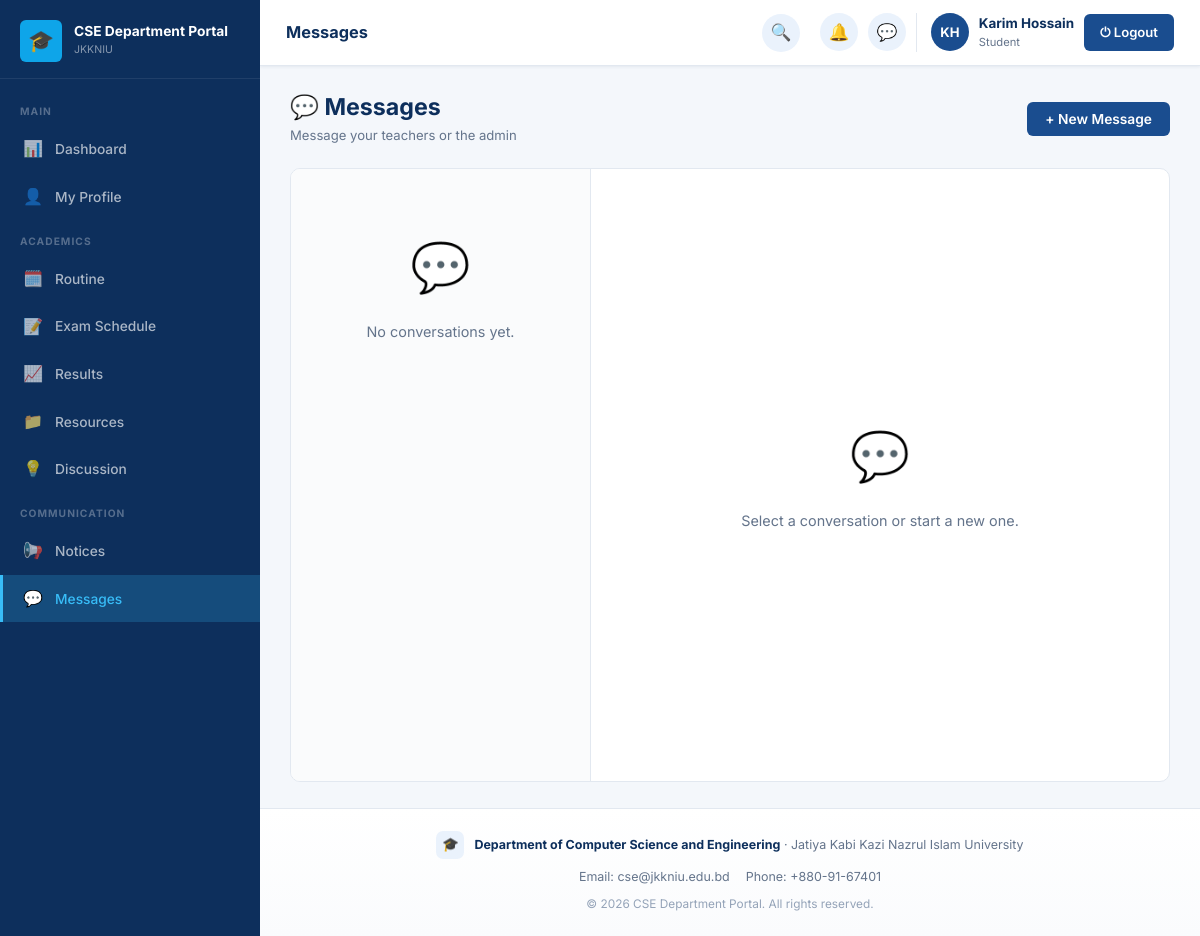
/student/messages.php (signed in), run on the app's committed database.
### tables this page shows
CREATE TABLE settings (
    id INT AUTO_INCREMENT PRIMARY KEY,
    portal_name VARCHAR(150) NOT NULL DEFAULT 'CSE Department Portal',
    university_name VARCHAR(200) NOT NULL DEFAULT 'Jatiya Kabi Kazi Nazrul Islam University',
    department_name VARCHAR(200) NOT NULL DEFAULT 'Department of Computer Science and Engineering',
    description TEXT DEFAULT NULL,
    contact_info TEXT DEFAULT NULL,
    logo VARCHAR(255) DEFAULT NULL
);

### app/classes/SettingsModel.php (called while the page is built, shortened)
<?php
class SettingsModel
{
    private PDO $db;
    public function __construct()
    {
        $this->db = Database::getInstance()->getConnection();
    }
    public function get(): array
    {
        $stmt = $this->db->query("SELECT * FROM settings ORDER BY id LIMIT 1");
        $row = $stmt->fetch();
        return $row;
    }
}

### app/classes/Database.php (called while the page is built, shortened)
<?php
class Database
{
    private static ?Database $instance = null;
    private PDO $connection;
    private function __construct()
    {
        $dsn = 'mysql:host=' . DB_HOST . ';dbname=' . DB_NAME . ';charset=' . DB_CHARSET;
        $options = [
            PDO::ATTR_ERRMODE            => PDO::ERRMODE_EXCEPTION,
            PDO::ATTR_DEFAULT_FETCH_MODE => PDO::FETCH_ASSOC,
            PDO::ATTR_EMULATE_PREPARES   => false,
        ];
        $this->connection = new PDO($dsn, DB_USER, DB_PASS, $options);
    }
    public static function getInstance(): Database
    {
        if (self::$instance === null) {
            self::$instance = new self();
        }
        return self::$instance;
    }
    public function getConnection(): PDO
    {
        return $this->connection;
    }
}

### config/config.php (called while the page is built, shortened)
<?php
spl_autoload_register(function ($class) {
    $paths = [
        ROOT_PATH . '/app/classes/' . $class . '.php',
        ROOT_PATH . '/app/models/' . $class . '.php',
        ROOT_PATH . '/app/controllers/' . $class . '.php',
    ];
    foreach ($paths as $path) {
        if (file_exists($path)) {
            return;
        }
    }
});

### student/messages.php (the view, shortened to what this page needs)
<?php
require_once '../config/database.php';
$messageModel = new MessageModel();
$userModel    = new User();
$myId         = Auth::userId();
$conversations = $messageModel->conversationList($myId);
$activeWith    = intval($_GET['with'] ?? 0);
$activeUser    = $activeWith ? $userModel->findById($activeWith) : null;
$thread        = $activeWith ? $messageModel->conversation($myId, $activeWith) : [];
$currentPage = 'Messages';
include '../includes/header.php';
?>
<div class="portal-layout">
<?php include '../includes/sidebar.php'; ?>
<div class="main-content">
<?php include '../includes/navbar.php'; ?>
<div class="page-content">
<div class="page-header">
    <div><h2>💬 Messages</h2><div class="page-subtitle">Message your teachers or the admin</div></div>
    <button class="btn btn-primary" onclick="openModal('newMsgModal')">+ New Message</button>
</div>
<div class="messaging-layout">
    <div class="conversation-list">
        <?php if (empty($conversations)): ?>
            <div class="empty-state"><div class="empty-icon">💬</div><p>No conversations yet.</p></div>
        <?php else: foreach ($conversations as $c): ?>
        <a href="?with=<?= $c['id'] ?>" class="conversation-item <?= $activeWith==$c['id']?'active':'' ?>">
            <div class="user-avatar"><?= Helper::initials($c['name']) ?></div>
            <div style="flex:1;min-width:0">
                <div class="conversation-name"><?= htmlspecialchars($c['name']) ?> <span class="badge badge-gray" style="text-transform:capitalize;margin-left:4px"><?= htmlspecialchars($c['role']) ?></span></div>
                <div class="conversation-preview"><?= htmlspecialchars($c['last_message'] ?: '📎 Attachment') ?></div>
                <div class="conversation-time"><?= $c['last_time'] ? Helper::timeAgo($c['last_time']) : '' ?></div>
            </div>
        </a>
        <?php endforeach; endif; ?>
    </div>
    <div class="chat-panel">
        <?php if ($activeUser): ?>
        <div class="chat-header">
            <div class="user-avatar"><?= Helper::initials($activeUser['name']) ?></div>
            <div><div style="font-weight:700;color:var(--primary-dark)"><?= htmlspecialchars($activeUser['name']) ?></div><div style="font-size:0.74rem;color:var(--text-muted);text-transform:capitalize"><?= htmlspecialchars($activeUser['role']) ?></div></div>
        </div>
        <div class="chat-messages">
            <?php if (empty($thread)): ?>
                <div class="empty-state"><p>No messages yet. Say hello!</p></div>
            <?php else: foreach ($thread as $m): ?>
            <?php $files = $messageModel->getFiles($m['message_id']); $isMe = $m['sender_id']==$myId; ?>
            <div class="chat-bubble <?= $isMe?'sent':'received' ?>">
                <?php if (!empty($m['message'])): ?><?= nl2br(htmlspecialchars($m['message'])) ?><?php endif; ?>
                <?php foreach ($files as $f): ?><a href="<?= UPLOAD_URL . htmlspecialchars($f['file_path']) ?>" target="_blank" class="chat-attachment-link"><?= Helper::fileIcon($f['file_path']) ?> File</a><?php endforeach; ?>
                <div class="chat-bubble-time"><?= Helper::formatDate($m['created_at'], 'M j, g:i A') ?></div>
            </div>
            <?php endforeach; endif; ?>
        </div>
        <form method="POST" enctype="multipart/form-data" class="chat-input-row" id="chatForm">
            <input type="hidden" name="action" value="send">
            <input type="hidden" name="receiver_id" value="<?= $activeUser['id'] ?>">
            <input type="text" name="message" id="chatMessageInput" class="form-control" placeholder="Type a message...">
            <label class="btn btn-sm btn-outline" style="cursor:pointer">📎<input type="file" name="attachment" id="chatAttachInput" style="display:none"></label>
            <span id="chatAttachName" class="chat-attach-name"></span>
            <button type="submit" class="btn btn-primary">Send</button>
        </form>
        <?php else: ?>
        <div class="empty-state" style="margin:auto"><div class="empty-icon">💬</div><p>Select a conversation or start a new one.</p></div>
        <?php endif; ?>
    </div>
</div>
</div>
<?php include '../includes/footer.php'; ?>

### includes/sidebar.php (shortened to what this page needs)
<?php
$role         = $_SESSION['role'] ?? 'guest';
$currentPage  = $currentPage ?? '';
$sidebarClass = 'sidebar sidebar-' . $role;
$settingsModel = $settingsModel ?? new SettingsModel();
$settings      = $settings ?? $settingsModel->get();
function navItem($href, $icon, $label, $current, $badge = null) {
    $active = ($current === $label) ? ' active' : '';
    $badgeHtml = $badge ? '<span class="nav-badge">' . $badge . '</span>' : '';
    return '<a href="' . htmlspecialchars($href) . '" class="nav-item' . $active . '">
        <span class="nav-icon">' . $icon . '</span>
        <span>' . htmlspecialchars($label) . '</span>' . $badgeHtml . '
    </a>';
}
$pendingUsersCount  = 0;
$pendingReqCount    = 0;
$totalPendingBadge = ($pendingUsersCount + $pendingReqCount) ?: null;
?>
<aside class="<?= $sidebarClass ?>">
    <div class="sidebar-brand">
        <div class="brand-logo">
            <div class="brand-icon">
                <?php if (!empty($settings['logo'])): ?>
                    <img src="<?= UPLOAD_URL . htmlspecialchars($settings['logo']) ?>" alt="">
                <?php else: ?>🎓<?php endif; ?>
            </div>
            <div class="brand-text">
                <div class="brand-name"><?= htmlspecialchars($settings['portal_name'] ?? 'CSE Department Portal') ?></div>
                <div class="brand-univ">JKKNIU</div>
            </div>
        </div>
    </div>
    <nav class="sidebar-nav">
    <?php if ($role === 'admin'): ?>
        <div class="nav-section-label">Main</div>
        <?= navItem(BASE_URL.'admin/dashboard.php', '📊', 'Dashboard', $currentPage) ?>
        <?= navItem(BASE_URL.'admin/approvals.php', '✅', 'Approvals', $currentPage, $totalPendingBadge) ?>
        <div class="nav-section-label">User Management</div>
        <?= navItem(BASE_URL.'admin/students.php', '🎓', 'Students', $currentPage) ?>
        <?= navItem(BASE_URL.'admin/teachers.php', '👨‍🏫', 'Teachers', $currentPage) ?>
        <div class="nav-section-label">Academics</div>
        <?= navItem(BASE_URL.'admin/batches.php', '🗂️', 'Batches', $currentPage) ?>
        <?= navItem(BASE_URL.'admin/courses.php', '📚', 'Courses', $currentPage) ?>
        <?= navItem(BASE_URL.'admin/course_assignments.php', '🔗', 'Course Assignment', $currentPage) ?>
        <?= navItem(BASE_URL.'admin/routine.php', '🗓️', 'Routine', $currentPage) ?>
        <?= navItem(BASE_URL.'admin/exam_schedules.php', '📝', 'Exam Schedules', $currentPage) ?>
        <?= navItem(BASE_URL.'admin/results.php', '📈', 'Final Results', $currentPage) ?>
        <div class="nav-section-label">Communication</div>
        <?= navItem(BASE_URL.'admin/notices.php', '📢', 'Notices', $currentPage) ?>
        <?= navItem(BASE_URL.'admin/discussions.php', '💡', 'Discussion', $currentPage) ?>
        <?= navItem(BASE_URL.'admin/messages.php', '💬', 'Messages', $currentPage) ?>
        <div class="nav-section-label">System</div>
        <?= navItem(BASE_URL.'admin/settings.php', '⚙️', 'Settings', $currentPage) ?>
    <?php elseif ($role === 'student'): ?>
        <div class="nav-section-label">Main</div>
        <?= navItem(BASE_URL.'student/dashboard.php', '📊', 'Dashboard', $currentPage) ?>
        <?= navItem(BASE_URL.'student/profile.php', '👤', 'My Profile', $currentPage) ?>
        <div class="nav-section-label">Academics</div>
        <?= navItem(BASE_URL.'student/routine.php', '🗓️', 'Routine', $currentPage) ?>
        <?= navItem(BASE_URL.'student/exam_schedule.php', '📝', 'Exam Schedule', $currentPage) ?>
        <?= navItem(BASE_URL.'student/results.php', '📈', 'Results', $currentPage) ?>
        <?= navItem(BASE_URL.'student/resources.php', '📁', 'Resources', $currentPage) ?>
        <?= navItem(BASE_URL.'student/discussions.php', '💡', 'Discussion', $currentPage) ?>
        <div class="nav-section-label">Communication</div>
        <?= navItem(BASE_URL.'student/notices.php', '📢', 'Notices', $currentPage) ?>
        <?= navItem(BASE_URL.'student/messages.php', '💬', 'Messages', $currentPage) ?>
    <?php endif; ?>
    </nav>
</aside>

### includes/footer.php (shortened to what this page needs)
    <footer class="portal-footer">
        <div class="footer-brand">
            <div class="footer-brand-icon">
                <?php if (!empty($settings['logo'])): ?>
                    <img src="<?= UPLOAD_URL . htmlspecialchars($settings['logo']) ?>" alt="">
                <?php else: ?>🎓<?php endif; ?>
            </div>
            <div class="footer-brand-text">
                <strong><?= htmlspecialchars($settings['department_name'] ?? 'Department of Computer Science and Engineering') ?></strong>
                &middot; <?= htmlspecialchars($settings['university_name'] ?? 'JKKNIU') ?>
            </div>
        </div>
        <?php if (!empty($settings['contact_info'])): ?>
        <div class="footer-contact">
            <?php foreach (explode('|', $settings['contact_info']) as $part): ?>
                <span><?= htmlspecialchars(trim($part)) ?></span>
            <?php endforeach; ?>
        </div>
        <?php endif; ?>
        <div class="footer-copyright">
            &copy; <?= date('Y') ?> <?= htmlspecialchars($settings['portal_name'] ?? 'CSE Department Portal') ?>. All rights reserved.
        </div>
    </footer>
</body>
</html>

### assets/css/dashboard.css (style rules this page uses)
.sidebar-student .nav-item.active { background: rgba(56,189,248,0.20); color: #38bdf8; border-left-color: #38bdf8; }
.messaging-layout { display: grid; grid-template-columns: 300px 1fr; gap: 0; height: calc(100vh - var(--nav-h) - 120px); min-height: 480px; background: white; border-radius: var(--radius); overflow: hidden; border: 1px solid var(--border); }
.conversation-list { border-right: 1px solid var(--border); overflow-y: auto; background: #fafbfc; }
.chat-panel { display: flex; flex-direction: column; height: 100%; }

### data on the page
settings: portal_name "CSE Department Portal", department_name "Department of Computer Science and Engineering", university_name "Jatiya Kabi Kazi Nazrul Islam University", contact_info "Email: cse@jkkniu.edu.bd", contact_info "Phone: +880-91-67401"

### other printed values
$icon "📊 👤 🗓️ 📝 📈 📁 💡 📢 💬"
$label "Dashboard My Profile Routine Exam Schedule Results Resources Discussion Notices Messages"
$pageTitle "Messages"
$initials "KH"
$userName "Karim Hossain"
$role "Student"
